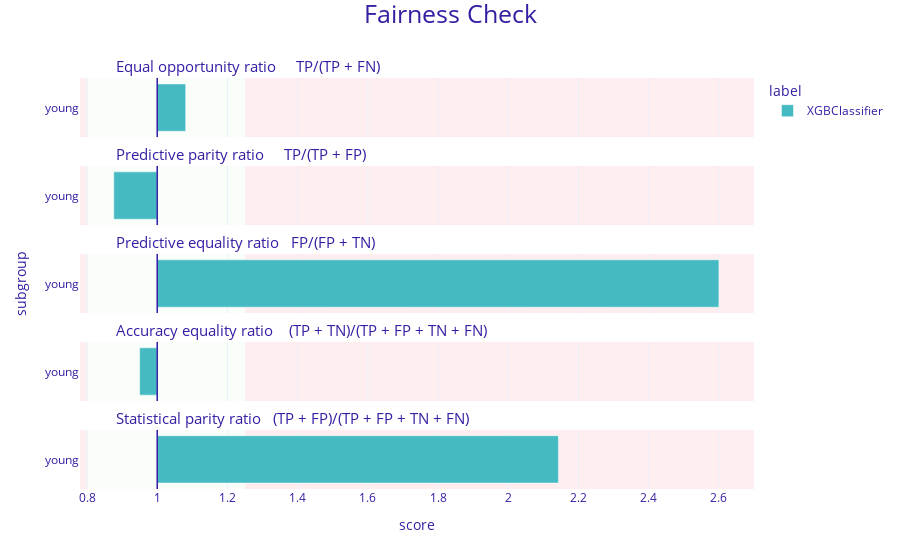

The cell this chart's notebook holds for it:
### Code cell
fobject.plot()

### Figure 1 — Plotly figure (JSON) as saved in the notebook; plotly's stock layout.template omitted (floating-point values rounded to 4 significant figures)
{"data": [{"alignmentgroup": "True", "customdata": [["young", 1.081, "XGBClassifier"]], "hovertemplate": "<b>%{customdata[2]}</b><br>Subgroup: %{customdata[0]}<br>Score: %{customdata[1]}<br><extra></extra>", "legendgroup": "XGBClassifier", "marker": {"color": "#46bac2", "pattern": {"shape": ""}}, "name": "XGBClassifier", "offsetgroup": "XGBClassifier", "orientation": "h", "showlegend": true, "textposition": "auto", "type": "bar", "x": [0.08108], "xaxis": "x5", "y": [0.5], "yaxis": "y5"}, {"alignmentgroup": "True", "customdata": [["young", 0.876, "XGBClassifier"]], "hovertemplate": "<b>%{customdata[2]}</b><br>Subgroup: %{customdata[0]}<br>Score: %{customdata[1]}<br><extra></extra>", "legendgroup": "XGBClassifier", "marker": {"color": "#46bac2", "pattern": {"shape": ""}}, "name": "XGBClassifier", "offsetgroup": "XGBClassifier", "orientation": "h", "showlegend": false, "textposition": "auto", "type": "bar", "x": [-0.1239], "xaxis": "x4", "y": [0.5], "yaxis": "y4"}, {"alignmentgroup": "True", "customdata": [["young", 2.6, "XGBClassifier"]], "hovertemplate": "<b>%{customdata[2]}</b><br>Subgroup: %{customdata[0]}<br>Score: %{customdata[1]}<br><extra></extra>", "legendgroup": "XGBClassifier", "marker": {"color": "#46bac2", "pattern": {"shape": ""}}, "name": "XGBClassifier", "offsetgroup": "XGBClassifier", "orientation": "h", "showlegend": false, "textposition": "auto", "type": "bar", "x": [1.6], "xaxis": "x3", "y": [0.5], "yaxis": "y3"}, {"alignmentgroup": "True", "customdata": [["young", 0.95, "XGBClassifier"]], "hovertemplate": "<b>%{customdata[2]}</b><br>Subgroup: %{customdata[0]}<br>Score: %{customdata[1]}<br><extra></extra>", "legendgroup": "XGBClassifier", "marker": {"color": "#46bac2", "pattern": {"shape": ""}}, "name": "XGBClassifier", "offsetgroup": "XGBClassifier", "orientation": "h", "showlegend": false, "textposition": "auto", "type": "bar", "x": [-0.05011], "xaxis": "x2", "y": [0.5], "yaxis": "y2"}, {"alignmentgroup": "True", "customdata": [["young", 2.143, "XGBClassifier"]], "hovertemplate": "<b>%{customdata[2]}</b><br>Subgroup: %{customdata[0]}<br>Score: %{customdata[1]}<br><extra></extra>", "legendgroup": "XGBClassifier", "marker": {"color": "#46bac2", "pattern": {"shape": ""}}, "name": "XGBClassifier", "offsetgroup": "XGBClassifier", "orientation": "h", "showlegend": false, "textposition": "auto", "type": "bar", "x": [1.143], "xaxis": "x", "y": [0.5], "yaxis": "y"}], "layout": {"annotations": [{"font": {"size": 15}, "showarrow": false, "text": "Statistical parity ratio   (TP + FP)/(TP + FP + TN + FN)", "x": 0.05, "xanchor": "left", "xref": "paper", "y": 0.144, "yanchor": "bottom", "yref": "paper"}, {"font": {"size": 15}, "showarrow": false, "text": "Accuracy equality ratio    (TP + TN)/(TP + FP + TN + FN)", "x": 0.05, "xanchor": "left", "xref": "paper", "y": 0.358, "yanchor": "bottom", "yref": "paper"}, {"font": {"size": 15}, "showarrow": false, "text": "Predictive equality ratio   FP/(FP + TN)", "x": 0.05, "xanchor": "left", "xref": "paper", "y": 0.572, "yanchor": "bottom", "yref": "paper"}, {"font": {"size": 15}, "showarrow": false, "text": "Predictive parity ratio     TP/(TP + FP)", "x": 0.05, "xanchor": "left", "xref": "paper", "y": 0.786, "yanchor": "bottom", "yref": "paper"}, {"font": {"size": 15}, "showarrow": false, "text": "Equal opportunity ratio     TP/(TP + FN)", "x": 0.05, "xanchor": "left", "xref": "paper", "y": 1, "yanchor": "bottom", "yref": "paper"}], "autosize": true, "barmode": "group", "font": {"color": "#371ea3"}, "legend": {"title": {"text": "label"}, "tracegroupgap": 0}, "margin": {"b": 71, "r": 30, "t": 78}, "shapes": [{"fillcolor": "#f05a71", "layer": "below", "line": {"width": 0}, "opacity": 0.1, "type": "rect", "x0": 0.25, "x1": 1.7, "xref": "x", "y0": 0, "y1": 1, "yref": "y"}, {"fillcolor": "#f05a71", "layer": "below", "line": {"width": 0}, "opacity": 0.1, "type": "rect", "x0": -0.22, "x1": -0.2, "xref": "x", "y0": 0, "y1": 1, "yref": "y"}, {"fillcolor": "#c7f5bf", "layer": "below", "line": {"width": 0}, "opacity": 0.1, "type": "rect", "x0": -0.2, "x1": 0.25, "xref": "x", "y0": 0, "y1": 1, "yref": "y"}, {"line": {"color": "#371ea3", "width": 1.5}, "type": "line", "x0": 0, "x1": 0, "xref": "x", "y0": 0, "y1": 1, "yref": "y"}, {"fillcolor": "#f05a71", "layer": "below", "line": {"width": 0}, "opacity": 0.1, "type": "rect", "x0": 0.25, "x1": 1.7, "xref": "x", "y0": 0, "y1": 1, "yref": "y2"}, {"fillcolor": "#f05a71", "layer": "below", "line": {"width": 0}, "opacity": 0.1, "type": "rect", "x0": -0.22, "x1": -0.2, "xref": "x", "y0": 0, "y1": 1, "yref": "y2"}, {"fillcolor": "#c7f5bf", "layer": "below", "line": {"width": 0}, "opacity": 0.1, "type": "rect", "x0": -0.2, "x1": 0.25, "xref": "x", "y0": 0, "y1": 1, "yref": "y2"}, {"line": {"color": "#371ea3", "width": 1.5}, "type": "line", "x0": 0, "x1": 0, "xref": "x", "y0": 0, "y1": 1, "yref": "y2"}, {"fillcolor": "#f05a71", "layer": "below", "line": {"width": 0}, "opacity": 0.1, "type": "rect", "x0": 0.25, "x1": 1.7, "xref": "x", "y0": 0, "y1": 1, "yref": "y3"}, {"fillcolor": "#f05a71", "layer": "below", "line": {"width": 0}, "opacity": 0.1, "type": "rect", "x0": -0.22, "x1": -0.2, "xref": "x", "y0": 0, "y1": 1, "yref": "y3"}, {"fillcolor": "#c7f5bf", "layer": "below", "line": {"width": 0}, "opacity": 0.1, "type": "rect", "x0": -0.2, "x1": 0.25, "xref": "x", "y0": 0, "y1": 1, "yref": "y3"}, {"line": {"color": "#371ea3", "width": 1.5}, "type": "line", "x0": 0, "x1": 0, "xref": "x", "y0": 0, "y1": 1, "yref": "y3"}, {"fillcolor": "#f05a71", "layer": "below", "line": {"width": 0}, "opacity": 0.1, "type": "rect", "x0": 0.25, "x1": 1.7, "xref": "x", "y0": 0, "y1": 1, "yref": "y4"}, {"fillcolor": "#f05a71", "layer": "below", "line": {"width": 0}, "opacity": 0.1, "type": "rect", "x0": -0.22, "x1": -0.2, "xref": "x", "y0": 0, "y1": 1, "yref": "y4"}, {"fillcolor": "#c7f5bf", "layer": "below", "line": {"width": 0}, "opacity": 0.1, "type": "rect", "x0": -0.2, "x1": 0.25, "xref": "x", "y0": 0, "y1": 1, "yref": "y4"}, {"line": {"color": "#371ea3", "width": 1.5}, "type": "line", "x0": 0, "x1": 0, "xref": "x", "y0": 0, "y1": 1, "yref": "y4"}, {"fillcolor": "#f05a71", "layer": "below", "line": {"width": 0}, "opacity": 0.1, "type": "rect", "x0": 0.25, "x1": 1.7, "xref": "x", "y0": 0, "y1": 1, "yref": "y5"}, {"fillcolor": "#f05a71", "layer": "below", "line": {"width": 0}, "opacity": 0.1, "type": "rect", "x0": -0.22, "x1": -0.2, "xref": "x", "y0": 0, "y1": 1, "yref": "y5"}, {"fillcolor": "#c7f5bf", "layer": "below", "line": {"width": 0}, "opacity": 0.1, "type": "rect", "x0": -0.2, "x1": 0.25, "xref": "x", "y0": 0, "y1": 1, "yref": "y5"}, {"line": {"color": "#371ea3", "width": 1.5}, "type": "line", "x0": 0, "x1": 0, "xref": "x", "y0": 0, "y1": 1, "yref": "y5"}], "title": {"font": {"size": 25}, "text": "Fairness Check", "x": 0.5, "y": 0.99}, "xaxis": {"anchor": "y", "domain": [0, 1], "range": [-0.22, 1.7], "ticktext": [0.6, 0.8, 1, 1.2, 1.4, 1.6, 1.8, 2, 2.2, 2.4, 2.6, 1], "tickvals": [-0.4, -0.2, 0, 0.2, 0.4, 0.6, 0.8, 1, 1.2, 1.4, 1.6, 0], "title": {"text": "score"}, "type": "linear"}, "xaxis2": {"anchor": "y2", "domain": [0, 1], "matches": "x", "range": [-0.22, 1.7], "showticklabels": false, "ticktext": [0.6, 0.8, 1, 1.2, 1.4, 1.6, 1.8, 2, 2.2, 2.4, 2.6, 1], "tickvals": [-0.4, -0.2, 0, 0.2, 0.4, 0.6, 0.8, 1, 1.2, 1.4, 1.6, 0], "type": "linear"}, "xaxis3": {"anchor": "y3", "domain": [0, 1], "matches": "x", "range": [-0.22, 1.7], "showticklabels": false, "ticktext": [0.6, 0.8, 1, 1.2, 1.4, 1.6, 1.8, 2, 2.2, 2.4, 2.6, 1], "tickvals": [-0.4, -0.2, 0, 0.2, 0.4, 0.6, 0.8, 1, 1.2, 1.4, 1.6, 0], "type": "linear"}, "xaxis4": {"anchor": "y4", "domain": [0, 1], "matches": "x", "range": [-0.22, 1.7], "showticklabels": false, "ticktext": [0.6, 0.8, 1, 1.2, 1.4, 1.6, 1.8, 2, 2.2, 2.4, 2.6, 1], "tickvals": [-0.4, -0.2, 0, 0.2, 0.4, 0.6, 0.8, 1, 1.2, 1.4, 1.6, 0], "type": "linear"}, "xaxis5": {"anchor": "y5", "domain": [0, 1], "matches": "x", "range": [-0.22, 1.7], "showticklabels": false, "ticktext": [0.6, 0.8, 1, 1.2, 1.4, 1.6, 1.8, 2, 2.2, 2.4, 2.6, 1], "tickvals": [-0.4, -0.2, 0, 0.2, 0.4, 0.6, 0.8, 1, 1.2, 1.4, 1.6, 0], "type": "linear"}, "yaxis": {"anchor": "x", "domain": [0, 0.144], "range": [0, 1], "showgrid": false, "ticktext": ["young"], "tickvals": [0.5], "title": {"text": ""}, "type": "linear", "zeroline": false}, "yaxis2": {"anchor": "x2", "domain": [0.214, 0.358], "matches": "y", "range": [0, 1], "showgrid": false, "ticktext": ["young"], "tickvals": [0.5], "title": {"text": ""}, "type": "linear", "zeroline": false}, "yaxis3": {"anchor": "x3", "domain": [0.428, 0.572], "matches": "y", "range": [0, 1], "showgrid": false, "ticktext": ["young"], "tickvals": [0.5], "title": {"text": "subgroup"}, "type": "linear", "zeroline": false}, "yaxis4": {"anchor": "x4", "domain": [0.642, 0.786], "matches": "y", "range": [0, 1], "showgrid": false, "ticktext": ["young"], "tickvals": [0.5], "title": {"text": ""}, "type": "linear", "zeroline": false}, "yaxis5": {"anchor": "x5", "domain": [0.856, 1], "matches": "y", "range": [0, 1], "showgrid": false, "ticktext": ["young"], "tickvals": [0.5], "title": {"text": ""}, "type": "linear", "zeroline": false}}}
